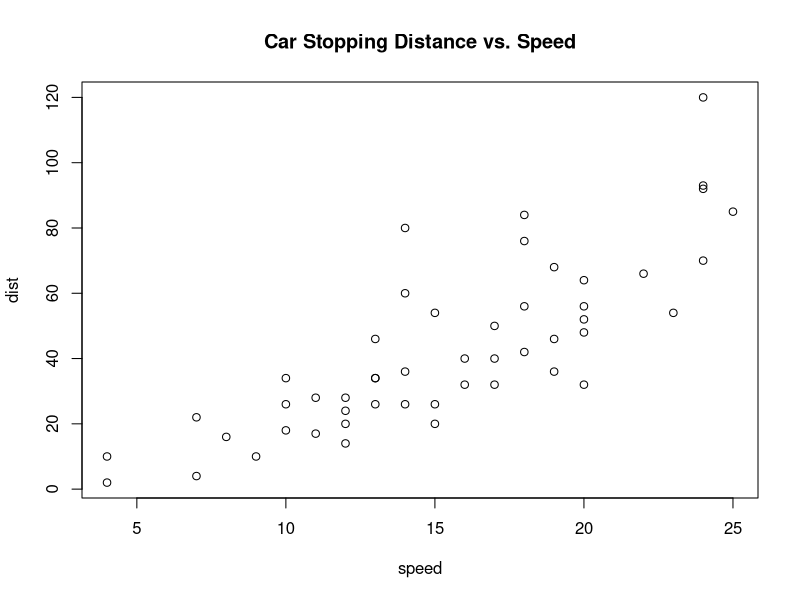
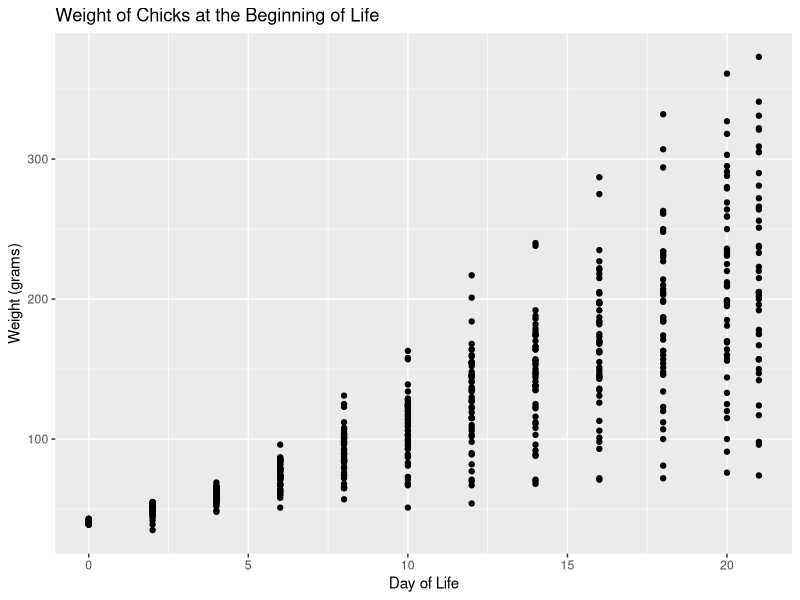
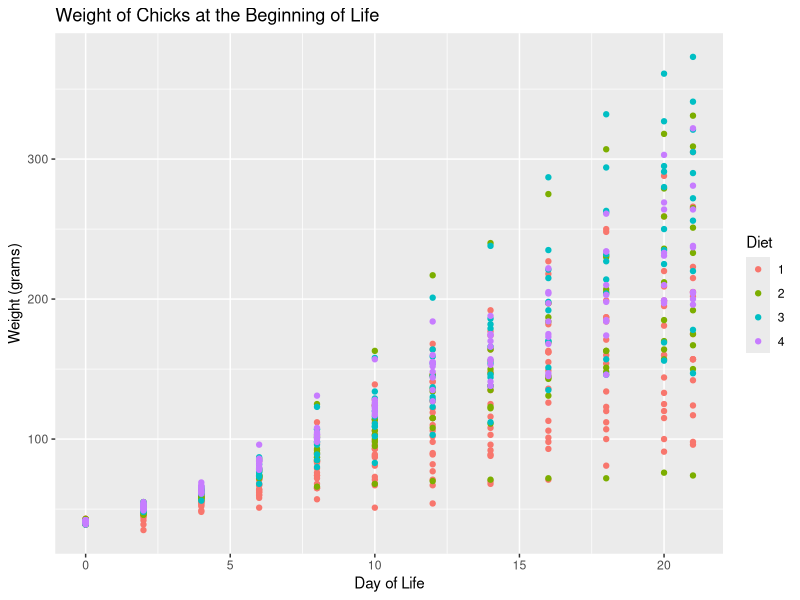
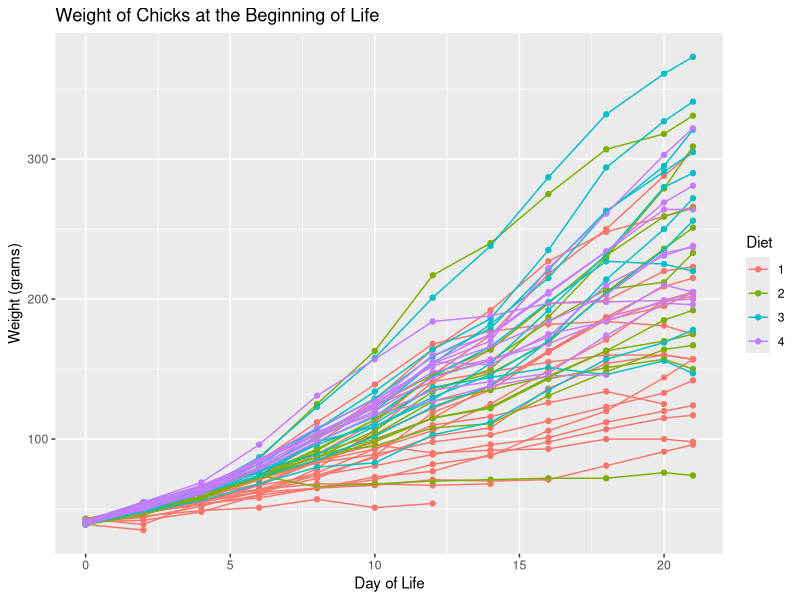
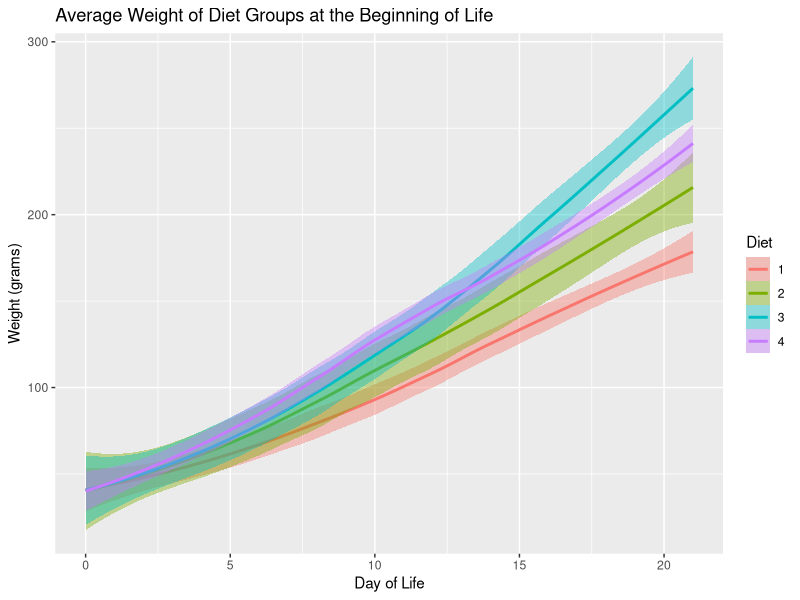

These figures' R source, in order:
## ---- chunk 1
knitr::opts_chunk$set(echo = TRUE)
## ---- chunk 2
#?cars
head(cars)
## ---- chunk 3
plot(cars)
title('Car Stopping Distance vs. Speed')
## ---- chunk 4
#?ChickWeight
chk <- ChickWeight
head(chk)
## ---- chunk 5
#install.packages('ggplot2')
library('ggplot2')
## ---- chunk 6
plt <- ggplot(data = chk, aes(x = Time, y = weight)) +
  geom_point() +
  labs(
    x = 'Day of Life',
    y = 'Weight (grams)',
    title = ('Weight of Chicks at the Beginning of Life')
  )
show(plt)
## ---- chunk 7
plt <- ggplot(data = chk, aes(x = Time, y = weight)) +
  geom_point(aes(color = Diet))  +
  labs(
    x = 'Day of Life',
    y = 'Weight (grams)',
    title = ('Weight of Chicks at the Beginning of Life')
  )

show(plt)
## ---- chunk 8
plt <- ggplot(data = chk, aes(x = Time, y = weight)) +
  geom_point(aes(color = Diet)) + 
  geom_line(aes(group = Chick, color = Diet))  +
  labs(
    x = 'Day of Life',
    y = 'Weight (grams)',
    title = ('Weight of Chicks at the Beginning of Life')
  )

show(plt)
## ---- chunk 9
plt <- ggplot(data = chk, aes(x = Time, y = weight)) +
  geom_smooth(aes(group = Diet, color = Diet, fill = Diet), method = 'loess', formula =  'y ~ x')  +
  labs(
    x = 'Day of Life',
    y = 'Weight (grams)',
    title = ('Average Weight of Diet Groups at the Beginning of Life')
  )

show(plt)
## ---- chunk 10
# format your guess as 'MM/DD'
my_bday_guess <- "06/15"
# just give a round number for this one
my_age_guess <- 42
